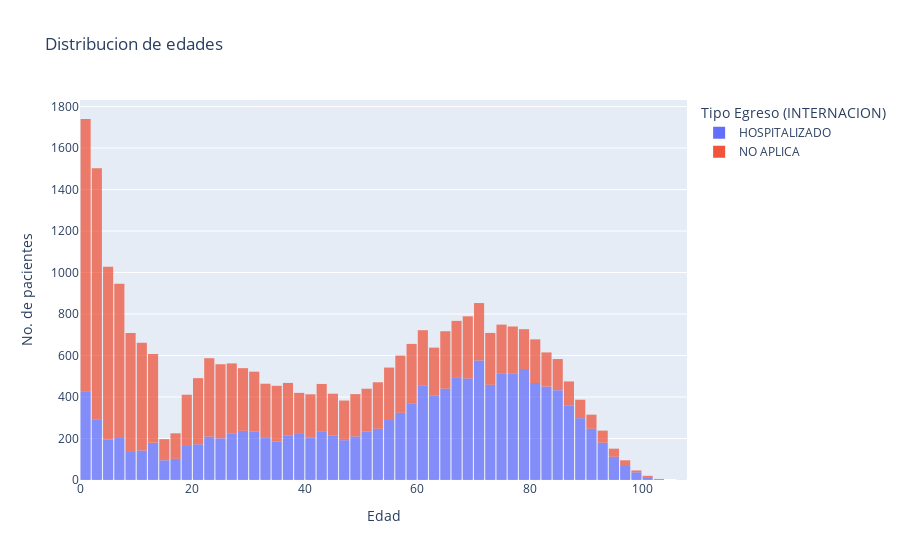

Notebook code for this chart:
### Markdown cell above
Al observar la distribución de las clases con respecto a la edad, fue posible observar que a medida que aumenta la edad es mas probable quedar en hospitalización. Se plantea la hipotesís de que la varibale *Edad* tendrá peso para los modelos de aprendizaje automático y por tanto se conserva.

### Code cell
fig = px.histogram(data, x='Paciente Edad', nbins=100, histfunc='count', 
                   #marginal='rug', # Show individual data points on the margin
                   opacity=0.75, # Adjust the opacity for better visualization
                   template="plotly", # Dark theme for a more stylish look
                   title='Distribucion de edades',
                   color='Tipo Egreso (INTERNACION)'
                   ) 


fig.update_traces(hovertemplate='Edad: %{x}<br>Pacientes: %{y}')
# Update layout for better aesthetics
fig.update_layout(
    xaxis_title='Edad',
    yaxis_title='No. de pacientes',
    #showlegend=True, # No legend for simplicity
    #barmode='overlay', # Overlay the histograms
    bargap=0.1, # Adjust the gap between bars
)

# Show the plot
fig.show()

### Figure 1 — Plotly figure (JSON) as saved in the notebook; plotly's stock layout.template omitted (floating-point values rounded to 4 significant figures; data arrays with more than 128 entries replaced by an {"elided": "..."} marker saying what was removed)
{"data": [{"alignmentgroup": "True", "bingroup": "x", "histfunc": "count", "hovertemplate": "Edad: %{x}<br>Pacientes: %{y}", "legendgroup": "HOSPITALIZADO", "marker": {"color": "#636efa", "opacity": 0.75, "pattern": {"shape": ""}}, "name": "HOSPITALIZADO", "nbinsx": 100, "offsetgroup": "HOSPITALIZADO", "orientation": "v", "showlegend": true, "type": "histogram", "x": {"elided": "14118 float values"}, "xaxis": "x", "yaxis": "y"}, {"alignmentgroup": "True", "bingroup": "x", "histfunc": "count", "hovertemplate": "Edad: %{x}<br>Pacientes: %{y}", "legendgroup": "NO APLICA", "marker": {"color": "#EF553B", "opacity": 0.75, "pattern": {"shape": ""}}, "name": "NO APLICA", "nbinsx": 100, "offsetgroup": "NO APLICA", "orientation": "v", "showlegend": true, "type": "histogram", "x": {"elided": "14791 float values"}, "xaxis": "x", "yaxis": "y"}], "layout": {"bargap": 0.1, "barmode": "relative", "legend": {"title": {"text": "Tipo Egreso (INTERNACION)"}, "tracegroupgap": 0}, "title": {"text": "Distribucion de edades"}, "xaxis": {"anchor": "y", "domain": [0, 1], "title": {"text": "Edad"}}, "yaxis": {"anchor": "x", "domain": [0, 1], "title": {"text": "No. de pacientes"}}}}
